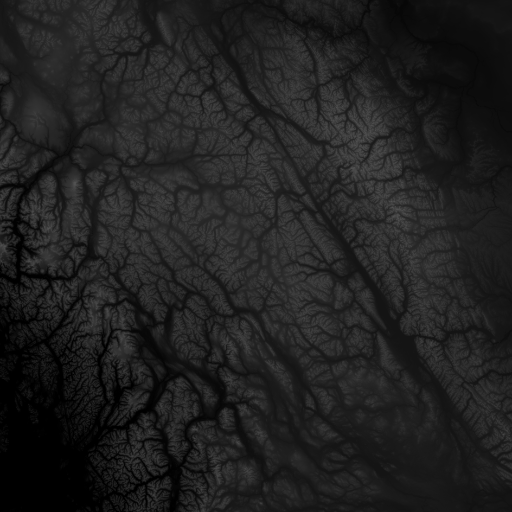
#> input picture dataset_1/0025_h.png, 512 x 512 px; its folder holds 4 pictures in this run
$ jupyter execute --allow-errors Similiarity_score.ipynb
#> lines starting #> are read from the running program, lines starting #| are printed output that depends on the picture
[cell 1]
import os
import numpy as np
from skimage.metrics import structural_similarity as ssim
from skimage.io import imread_collection
import matplotlib
from skimage.transform import resize

[cell 2]
# DCGAN SSIM

# Define the paths to the original dataset and the generator output
orig_path = './dataset_1/'
gen_path = './GAN_generated_images/test/'

# Load the images from the two directories
orig_images = imread_collection(os.path.join(orig_path, '*.png'), plugin='matplotlib')
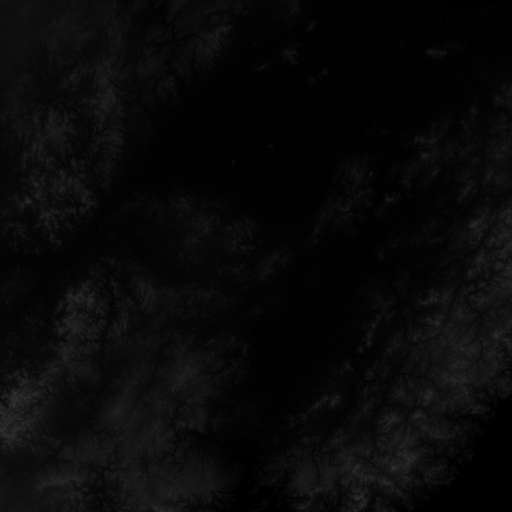
#> input picture dataset_1/0086_h.png, 512 x 512 px
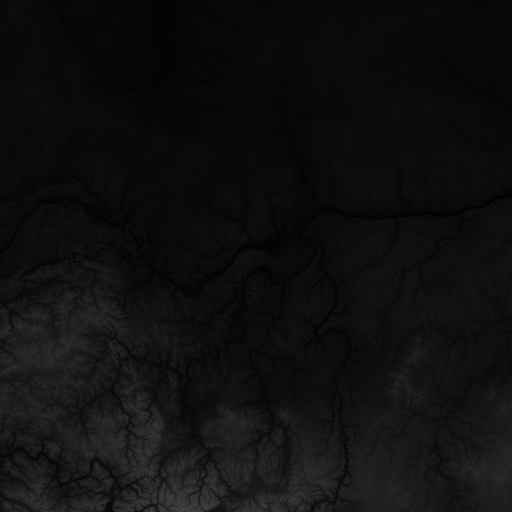
#> input picture dataset_1/0135_h.png, 512 x 512 px
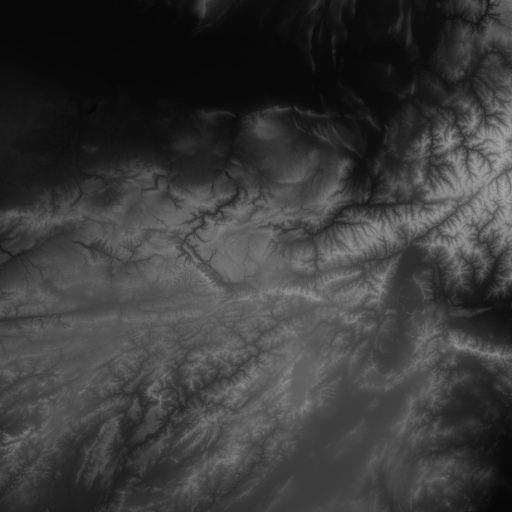
#> input picture dataset_1/0141_h.png, 512 x 512 px
gen_images = imread_collection(os.path.join(gen_path, '*.png'), plugin='matplotlib')

gen_images_resized = [resize(img, (512, 512)) for img in gen_images]

for i, img in enumerate(orig_images):
    print(f'Original image {i}: shape={img.shape}, type={img.dtype}')
#> this loop made 4 passes
#| Original image 0: shape=(512, 512), type=uint16
#| Original image 1: shape=(512, 512), type=uint16
#| Original image 2: shape=(512, 512), type=uint16
#| Original image 3: shape=(512, 512), type=uint16
for i, img in enumerate(gen_images_resized):
    print(f'Generated image {i}: shape={img.shape}, type={img.dtype}')

# Convert the images to grayscale and normalize to [0, 1]
orig_images = [img/255.0 for img in orig_images]
#> orig_images = 4 items
gen_images = [img/255.0 for img in gen_images_resized]
#> gen_images = []

# Calculate the SSIM score between the two sets of images
#> (the rest of this cell did not finish here and is left out)

[cell 3]
# VAE SSIM

# Define the paths to the original dataset and the decoder output
orig_path = './dataset_resized/'
gen_path = './VAE_generated_images/test1/'

# Load the images from the two directories
orig_images = imread_collection(os.path.join(orig_path, '*.png'), plugin='matplotlib')
gen_images = imread_collection(os.path.join(gen_path, '*.png'), plugin='matplotlib')

# Convert the original images to grayscale and normalize to [0, 1]
orig_images = [np.mean(img, axis=-1)/255.0 if len(img.shape)==3 else img/255.0 for img in orig_images]
#> orig_images = []
#> img is the input picture: shape (512, 512) uint16; min 1759, max 43682, mean 15058.4
gen_images = [img/255.0 for img in gen_images]

# Calculate the SSIM score between the two sets of images
#> (the rest of this cell did not finish here and is left out)
